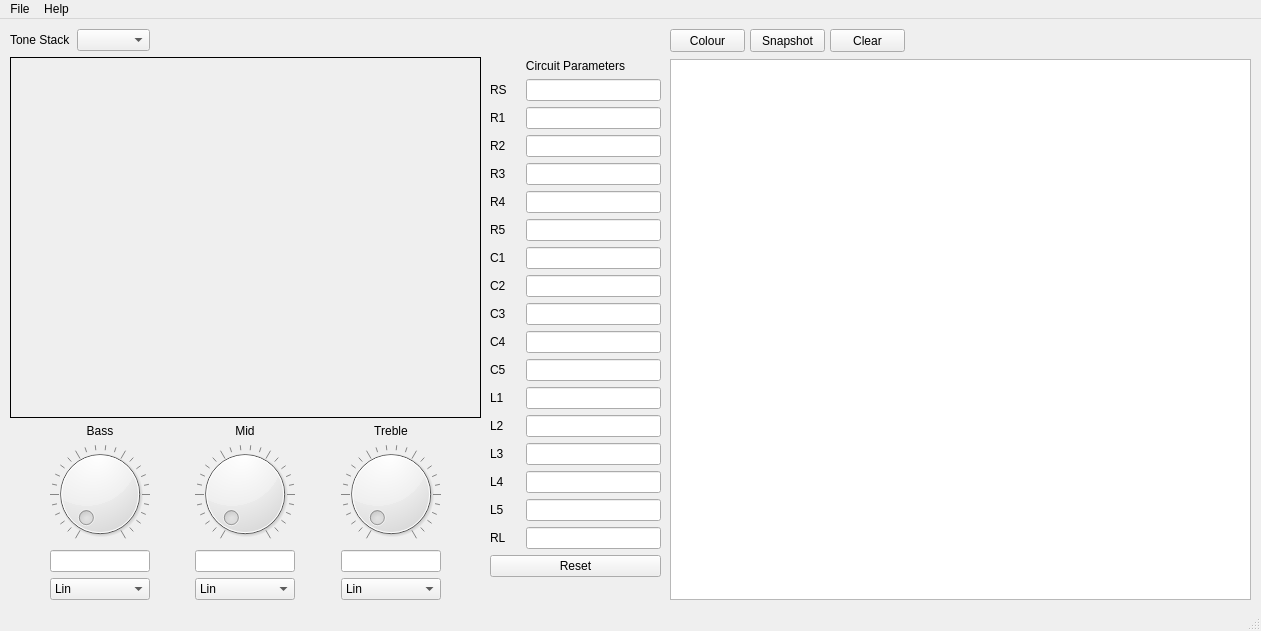
<?xml version="1.0" encoding="UTF-8"?>
<ui version="4.0">
 <class>ToneStackCalculator</class>
 <widget class="QMainWindow" name="ToneStackCalculator">
  <property name="geometry">
   <rect>
    <x>0</x>
    <y>0</y>
    <width>1261</width>
    <height>631</height>
   </rect>
  </property>
  <property name="sizePolicy">
   <sizepolicy hsizetype="Expanding" vsizetype="Preferred">
    <horstretch>0</horstretch>
    <verstretch>0</verstretch>
   </sizepolicy>
  </property>
  <property name="windowTitle">
   <string>ToneStackCalculator</string>
  </property>
  <widget class="QWidget" name="centralwidget">
   <widget class="QGraphicsView" name="frequencyResponse">
    <property name="geometry">
     <rect>
      <x>670</x>
      <y>40</y>
      <width>581</width>
      <height>541</height>
     </rect>
    </property>
    <property name="verticalScrollBarPolicy">
     <enum>Qt::ScrollBarAlwaysOff</enum>
    </property>
    <property name="horizontalScrollBarPolicy">
     <enum>Qt::ScrollBarAlwaysOff</enum>
    </property>
   </widget>
   <widget class="QWidget" name="layoutWidget">
    <property name="geometry">
     <rect>
      <x>10</x>
      <y>10</y>
      <width>471</width>
      <height>571</height>
     </rect>
    </property>
    <layout class="QVBoxLayout" name="verticalLayout">
     <item>
      <layout class="QHBoxLayout" name="horizontalLayout">
       <item>
        <widget class="QLabel" name="label">
         <property name="text">
          <string>Tone Stack</string>
         </property>
        </widget>
       </item>
       <item>
        <widget class="QComboBox" name="stackSelection">
         <property name="baseSize">
          <size>
           <width>120</width>
           <height>20</height>
          </size>
         </property>
         <property name="maxVisibleItems">
          <number>20</number>
         </property>
         <property name="placeholderText">
          <string>Select...</string>
         </property>
        </widget>
       </item>
       <item>
        <spacer name="horizontalSpacer">
         <property name="orientation">
          <enum>Qt::Horizontal</enum>
         </property>
         <property name="sizeHint" stdset="0">
          <size>
           <width>40</width>
           <height>20</height>
          </size>
         </property>
        </spacer>
       </item>
      </layout>
     </item>
     <item>
      <widget class="QLabel" name="circuitDisplay">
       <property name="sizePolicy">
        <sizepolicy hsizetype="Expanding" vsizetype="Expanding">
         <horstretch>0</horstretch>
         <verstretch>0</verstretch>
        </sizepolicy>
       </property>
       <property name="frameShape">
        <enum>QFrame::Panel</enum>
       </property>
       <property name="text">
        <string/>
       </property>
       <property name="scaledContents">
        <bool>false</bool>
       </property>
       <property name="alignment">
        <set>Qt::AlignCenter</set>
       </property>
      </widget>
     </item>
     <item>
      <layout class="QHBoxLayout" name="horizontalLayout_6">
       <item>
        <spacer name="horizontalSpacer_3">
         <property name="orientation">
          <enum>Qt::Horizontal</enum>
         </property>
         <property name="sizeHint" stdset="0">
          <size>
           <width>40</width>
           <height>20</height>
          </size>
         </property>
        </spacer>
       </item>
       <item>
        <layout class="QVBoxLayout" name="verticalLayout_3">
         <item>
          <widget class="QLabel" name="pot1Label">
           <property name="text">
            <string>Bass</string>
           </property>
           <property name="alignment">
            <set>Qt::AlignCenter</set>
           </property>
          </widget>
         </item>
         <item>
          <widget class="QDial" name="pot1Position">
           <property name="sizePolicy">
            <sizepolicy hsizetype="Fixed" vsizetype="Preferred">
             <horstretch>0</horstretch>
             <verstretch>0</verstretch>
            </sizepolicy>
           </property>
           <property name="minimumSize">
            <size>
             <width>0</width>
             <height>0</height>
            </size>
           </property>
           <property name="baseSize">
            <size>
             <width>0</width>
             <height>0</height>
            </size>
           </property>
           <property name="tracking">
            <bool>true</bool>
           </property>
           <property name="orientation">
            <enum>Qt::Horizontal</enum>
           </property>
           <property name="invertedAppearance">
            <bool>false</bool>
           </property>
           <property name="notchesVisible">
            <bool>true</bool>
           </property>
          </widget>
         </item>
         <item>
          <widget class="QLineEdit" name="pot1Value">
           <property name="sizePolicy">
            <sizepolicy hsizetype="Fixed" vsizetype="Fixed">
             <horstretch>0</horstretch>
             <verstretch>0</verstretch>
            </sizepolicy>
           </property>
           <property name="maximumSize">
            <size>
             <width>100</width>
             <height>16777215</height>
            </size>
           </property>
          </widget>
         </item>
         <item>
          <widget class="QComboBox" name="pot1Type">
           <property name="maximumSize">
            <size>
             <width>100</width>
             <height>16777215</height>
            </size>
           </property>
           <item>
            <property name="text">
             <string>Lin</string>
            </property>
           </item>
           <item>
            <property name="text">
             <string>Log</string>
            </property>
           </item>
           <item>
            <property name="text">
             <string>Log A</string>
            </property>
           </item>
           <item>
            <property name="text">
             <string>Reverse Log</string>
            </property>
           </item>
           <item>
            <property name="text">
             <string>S Type</string>
            </property>
           </item>
          </widget>
         </item>
        </layout>
       </item>
       <item>
        <spacer name="horizontalSpacer_4">
         <property name="orientation">
          <enum>Qt::Horizontal</enum>
         </property>
         <property name="sizeHint" stdset="0">
          <size>
           <width>40</width>
           <height>20</height>
          </size>
         </property>
        </spacer>
       </item>
       <item>
        <layout class="QVBoxLayout" name="verticalLayout_4">
         <item>
          <widget class="QLabel" name="pot2Label">
           <property name="text">
            <string>Mid</string>
           </property>
           <property name="alignment">
            <set>Qt::AlignCenter</set>
           </property>
          </widget>
         </item>
         <item>
          <widget class="QDial" name="pot2Position">
           <property name="sizePolicy">
            <sizepolicy hsizetype="Fixed" vsizetype="Preferred">
             <horstretch>0</horstretch>
             <verstretch>0</verstretch>
            </sizepolicy>
           </property>
           <property name="notchesVisible">
            <bool>true</bool>
           </property>
          </widget>
         </item>
         <item>
          <widget class="QLineEdit" name="pot2Value">
           <property name="sizePolicy">
            <sizepolicy hsizetype="Fixed" vsizetype="Fixed">
             <horstretch>0</horstretch>
             <verstretch>0</verstretch>
            </sizepolicy>
           </property>
           <property name="maximumSize">
            <size>
             <width>100</width>
             <height>16777215</height>
            </size>
           </property>
          </widget>
         </item>
         <item>
          <widget class="QComboBox" name="pot2Type">
           <property name="maximumSize">
            <size>
             <width>100</width>
             <height>16777215</height>
            </size>
           </property>
           <item>
            <property name="text">
             <string>Lin</string>
            </property>
           </item>
           <item>
            <property name="text">
             <string>Log</string>
            </property>
           </item>
           <item>
            <property name="text">
             <string>Log A</string>
            </property>
           </item>
           <item>
            <property name="text">
             <string>Reverse Log</string>
            </property>
           </item>
           <item>
            <property name="text">
             <string>S Type</string>
            </property>
           </item>
          </widget>
         </item>
        </layout>
       </item>
       <item>
        <spacer name="horizontalSpacer_5">
         <property name="orientation">
          <enum>Qt::Horizontal</enum>
         </property>
         <property name="sizeHint" stdset="0">
          <size>
           <width>40</width>
           <height>20</height>
          </size>
         </property>
        </spacer>
       </item>
       <item>
        <layout class="QVBoxLayout" name="verticalLayout_5">
         <item>
          <widget class="QLabel" name="pot3Label">
           <property name="text">
            <string>Treble</string>
           </property>
           <property name="alignment">
            <set>Qt::AlignCenter</set>
           </property>
          </widget>
         </item>
         <item>
          <widget class="QDial" name="pot3Position">
           <property name="sizePolicy">
            <sizepolicy hsizetype="Fixed" vsizetype="Preferred">
             <horstretch>0</horstretch>
             <verstretch>0</verstretch>
            </sizepolicy>
           </property>
           <property name="notchesVisible">
            <bool>true</bool>
           </property>
          </widget>
         </item>
         <item>
          <widget class="QLineEdit" name="pot3Value">
           <property name="enabled">
            <bool>true</bool>
           </property>
           <property name="sizePolicy">
            <sizepolicy hsizetype="Fixed" vsizetype="Fixed">
             <horstretch>0</horstretch>
             <verstretch>0</verstretch>
            </sizepolicy>
           </property>
           <property name="minimumSize">
            <size>
             <width>0</width>
             <height>0</height>
            </size>
           </property>
           <property name="maximumSize">
            <size>
             <width>100</width>
             <height>16777215</height>
            </size>
           </property>
           <property name="baseSize">
            <size>
             <width>0</width>
             <height>0</height>
            </size>
           </property>
          </widget>
         </item>
         <item>
          <widget class="QComboBox" name="pot3Type">
           <property name="maximumSize">
            <size>
             <width>100</width>
             <height>16777215</height>
            </size>
           </property>
           <item>
            <property name="text">
             <string>Lin</string>
            </property>
           </item>
           <item>
            <property name="text">
             <string>Log</string>
            </property>
           </item>
           <item>
            <property name="text">
             <string>Log A</string>
            </property>
           </item>
           <item>
            <property name="text">
             <string>Reverse Log</string>
            </property>
           </item>
           <item>
            <property name="text">
             <string>S Type</string>
            </property>
           </item>
          </widget>
         </item>
        </layout>
       </item>
       <item>
        <spacer name="horizontalSpacer_2">
         <property name="orientation">
          <enum>Qt::Horizontal</enum>
         </property>
         <property name="sizeHint" stdset="0">
          <size>
           <width>40</width>
           <height>20</height>
          </size>
         </property>
        </spacer>
       </item>
      </layout>
     </item>
    </layout>
   </widget>
   <widget class="QWidget" name="verticalLayoutWidget">
    <property name="geometry">
     <rect>
      <x>490</x>
      <y>40</y>
      <width>171</width>
      <height>526</height>
     </rect>
    </property>
    <layout class="QVBoxLayout" name="verticalLayout_2">
     <item>
      <widget class="QLabel" name="label_2">
       <property name="text">
        <string>Circuit Parameters</string>
       </property>
       <property name="alignment">
        <set>Qt::AlignCenter</set>
       </property>
      </widget>
     </item>
     <item>
      <layout class="QHBoxLayout" name="horizontalLayout_23">
       <item>
        <widget class="QLabel" name="rSLabel">
         <property name="minimumSize">
          <size>
           <width>30</width>
           <height>0</height>
          </size>
         </property>
         <property name="baseSize">
          <size>
           <width>30</width>
           <height>0</height>
          </size>
         </property>
         <property name="text">
          <string>RS</string>
         </property>
        </widget>
       </item>
       <item>
        <widget class="QLineEdit" name="rSValue"/>
       </item>
      </layout>
     </item>
     <item>
      <layout class="QHBoxLayout" name="horizontalLayout_8">
       <item>
        <widget class="QLabel" name="r1Label">
         <property name="minimumSize">
          <size>
           <width>30</width>
           <height>0</height>
          </size>
         </property>
         <property name="baseSize">
          <size>
           <width>30</width>
           <height>0</height>
          </size>
         </property>
         <property name="text">
          <string>R1</string>
         </property>
        </widget>
       </item>
       <item>
        <widget class="QLineEdit" name="r1Value"/>
       </item>
      </layout>
     </item>
     <item>
      <layout class="QHBoxLayout" name="horizontalLayout_9">
       <item>
        <widget class="QLabel" name="r2Label">
         <property name="minimumSize">
          <size>
           <width>30</width>
           <height>0</height>
          </size>
         </property>
         <property name="maximumSize">
          <size>
           <width>30</width>
           <height>16777215</height>
          </size>
         </property>
         <property name="baseSize">
          <size>
           <width>30</width>
           <height>0</height>
          </size>
         </property>
         <property name="text">
          <string>R2</string>
         </property>
        </widget>
       </item>
       <item>
        <widget class="QLineEdit" name="r2Value"/>
       </item>
      </layout>
     </item>
     <item>
      <layout class="QHBoxLayout" name="horizontalLayout_10">
       <item>
        <widget class="QLabel" name="r3Label">
         <property name="minimumSize">
          <size>
           <width>30</width>
           <height>0</height>
          </size>
         </property>
         <property name="maximumSize">
          <size>
           <width>30</width>
           <height>16777215</height>
          </size>
         </property>
         <property name="baseSize">
          <size>
           <width>30</width>
           <height>0</height>
          </size>
         </property>
         <property name="text">
          <string>R3</string>
         </property>
        </widget>
       </item>
       <item>
        <widget class="QLineEdit" name="r3Value"/>
       </item>
      </layout>
     </item>
     <item>
      <layout class="QHBoxLayout" name="horizontalLayout_11">
       <item>
        <widget class="QLabel" name="r4Label">
         <property name="minimumSize">
          <size>
           <width>30</width>
           <height>0</height>
          </size>
         </property>
         <property name="maximumSize">
          <size>
           <width>30</width>
           <height>16777215</height>
          </size>
         </property>
         <property name="baseSize">
          <size>
           <width>30</width>
           <height>0</height>
          </size>
         </property>
         <property name="text">
          <string>R4</string>
         </property>
        </widget>
       </item>
       <item>
        <widget class="QLineEdit" name="r4Value"/>
       </item>
      </layout>
     </item>
     <item>
      <layout class="QHBoxLayout" name="horizontalLayout_12">
       <item>
        <widget class="QLabel" name="r5Label">
         <property name="minimumSize">
          <size>
           <width>30</width>
           <height>0</height>
          </size>
         </property>
         <property name="maximumSize">
          <size>
           <width>30</width>
           <height>16777215</height>
          </size>
         </property>
         <property name="baseSize">
          <size>
           <width>30</width>
           <height>0</height>
          </size>
         </property>
         <property name="text">
          <string>R5</string>
         </property>
        </widget>
       </item>
       <item>
        <widget class="QLineEdit" name="r5Value"/>
       </item>
      </layout>
     </item>
     <item>
      <layout class="QHBoxLayout" name="horizontalLayout_13">
       <item>
        <widget class="QLabel" name="c1Label">
         <property name="minimumSize">
          <size>
           <width>30</width>
           <height>0</height>
          </size>
         </property>
         <property name="maximumSize">
          <size>
           <width>30</width>
           <height>16777215</height>
          </size>
         </property>
         <property name="baseSize">
          <size>
           <width>50</width>
           <height>0</height>
          </size>
         </property>
         <property name="text">
          <string>C1</string>
         </property>
        </widget>
       </item>
       <item>
        <widget class="QLineEdit" name="c1Value"/>
       </item>
      </layout>
     </item>
     <item>
      <layout class="QHBoxLayout" name="horizontalLayout_14">
       <item>
        <widget class="QLabel" name="c2Label">
         <property name="minimumSize">
          <size>
           <width>30</width>
           <height>0</height>
          </size>
         </property>
         <property name="maximumSize">
          <size>
           <width>30</width>
           <height>16777215</height>
          </size>
         </property>
         <property name="baseSize">
          <size>
           <width>30</width>
           <height>0</height>
          </size>
         </property>
         <property name="text">
          <string>C2</string>
         </property>
        </widget>
       </item>
       <item>
        <widget class="QLineEdit" name="c2Value"/>
       </item>
      </layout>
     </item>
     <item>
      <layout class="QHBoxLayout" name="horizontalLayout_15">
       <item>
        <widget class="QLabel" name="c3Label">
         <property name="minimumSize">
          <size>
           <width>30</width>
           <height>0</height>
          </size>
         </property>
         <property name="maximumSize">
          <size>
           <width>30</width>
           <height>16777215</height>
          </size>
         </property>
         <property name="baseSize">
          <size>
           <width>30</width>
           <height>0</height>
          </size>
         </property>
         <property name="text">
          <string>C3</string>
         </property>
        </widget>
       </item>
       <item>
        <widget class="QLineEdit" name="c3Value"/>
       </item>
      </layout>
     </item>
     <item>
      <layout class="QHBoxLayout" name="horizontalLayout_16">
       <item>
        <widget class="QLabel" name="c4Label">
         <property name="minimumSize">
          <size>
           <width>30</width>
           <height>0</height>
          </size>
         </property>
         <property name="maximumSize">
          <size>
           <width>30</width>
           <height>16777215</height>
          </size>
         </property>
         <property name="baseSize">
          <size>
           <width>30</width>
           <height>0</height>
          </size>
         </property>
         <property name="text">
          <string>C4</string>
         </property>
        </widget>
       </item>
       <item>
        <widget class="QLineEdit" name="c4Value"/>
       </item>
      </layout>
     </item>
     <item>
      <layout class="QHBoxLayout" name="horizontalLayout_17">
       <item>
        <widget class="QLabel" name="c5Label">
         <property name="minimumSize">
          <size>
           <width>30</width>
           <height>0</height>
          </size>
         </property>
         <property name="maximumSize">
          <size>
           <width>30</width>
           <height>16777215</height>
          </size>
         </property>
         <property name="baseSize">
          <size>
           <width>30</width>
           <height>0</height>
          </size>
         </property>
         <property name="text">
          <string>C5</string>
         </property>
        </widget>
       </item>
       <item>
        <widget class="QLineEdit" name="c5Value"/>
       </item>
      </layout>
     </item>
     <item>
      <layout class="QHBoxLayout" name="horizontalLayout_18">
       <item>
        <widget class="QLabel" name="l1Label">
         <property name="minimumSize">
          <size>
           <width>30</width>
           <height>0</height>
          </size>
         </property>
         <property name="maximumSize">
          <size>
           <width>30</width>
           <height>16777215</height>
          </size>
         </property>
         <property name="baseSize">
          <size>
           <width>30</width>
           <height>0</height>
          </size>
         </property>
         <property name="text">
          <string>L1</string>
         </property>
        </widget>
       </item>
       <item>
        <widget class="QLineEdit" name="l1Value"/>
       </item>
      </layout>
     </item>
     <item>
      <layout class="QHBoxLayout" name="horizontalLayout_19">
       <item>
        <widget class="QLabel" name="l2Label">
         <property name="minimumSize">
          <size>
           <width>30</width>
           <height>0</height>
          </size>
         </property>
         <property name="maximumSize">
          <size>
           <width>30</width>
           <height>16777215</height>
          </size>
         </property>
         <property name="baseSize">
          <size>
           <width>30</width>
           <height>0</height>
          </size>
         </property>
         <property name="text">
          <string>L2</string>
         </property>
        </widget>
       </item>
       <item>
        <widget class="QLineEdit" name="l2Value"/>
       </item>
      </layout>
     </item>
     <item>
      <layout class="QHBoxLayout" name="horizontalLayout_20">
       <item>
        <widget class="QLabel" name="l3Label">
         <property name="minimumSize">
          <size>
           <width>30</width>
           <height>0</height>
          </size>
         </property>
         <property name="maximumSize">
          <size>
           <width>30</width>
           <height>16777215</height>
          </size>
         </property>
         <property name="baseSize">
          <size>
           <width>30</width>
           <height>0</height>
          </size>
         </property>
         <property name="text">
          <string>L3</string>
         </property>
        </widget>
       </item>
       <item>
        <widget class="QLineEdit" name="l3Value"/>
       </item>
      </layout>
     </item>
     <item>
      <layout class="QHBoxLayout" name="horizontalLayout_21">
       <item>
        <widget class="QLabel" name="l4Label">
         <property name="minimumSize">
          <size>
           <width>30</width>
           <height>0</height>
          </size>
         </property>
         <property name="maximumSize">
          <size>
           <width>30</width>
           <height>16777215</height>
          </size>
         </property>
         <property name="baseSize">
          <size>
           <width>30</width>
           <height>0</height>
          </size>
         </property>
         <property name="text">
          <string>L4</string>
         </property>
        </widget>
       </item>
       <item>
        <widget class="QLineEdit" name="l4Value"/>
       </item>
      </layout>
     </item>
     <item>
      <layout class="QHBoxLayout" name="horizontalLayout_22">
       <item>
        <widget class="QLabel" name="l5Label">
         <property name="minimumSize">
          <size>
           <width>30</width>
           <height>0</height>
          </size>
         </property>
         <property name="maximumSize">
          <size>
           <width>30</width>
           <height>16777215</height>
          </size>
         </property>
         <property name="baseSize">
          <size>
           <width>30</width>
           <height>0</height>
          </size>
         </property>
         <property name="text">
          <string>L5</string>
         </property>
        </widget>
       </item>
       <item>
        <widget class="QLineEdit" name="l5Value"/>
       </item>
      </layout>
     </item>
     <item>
      <layout class="QHBoxLayout" name="horizontalLayout_24">
       <item>
        <widget class="QLabel" name="rLLabel">
         <property name="minimumSize">
          <size>
           <width>30</width>
           <height>0</height>
          </size>
         </property>
         <property name="baseSize">
          <size>
           <width>30</width>
           <height>0</height>
          </size>
         </property>
         <property name="text">
          <string>RL</string>
         </property>
        </widget>
       </item>
       <item>
        <widget class="QLineEdit" name="rLValue"/>
       </item>
      </layout>
     </item>
     <item>
      <widget class="QPushButton" name="resetButton">
       <property name="text">
        <string>Reset</string>
       </property>
      </widget>
     </item>
     <item>
      <spacer name="verticalSpacer">
       <property name="orientation">
        <enum>Qt::Vertical</enum>
       </property>
       <property name="sizeHint" stdset="0">
        <size>
         <width>20</width>
         <height>40</height>
        </size>
       </property>
      </spacer>
     </item>
    </layout>
   </widget>
   <widget class="QPushButton" name="pushButton">
    <property name="geometry">
     <rect>
      <x>750</x>
      <y>10</y>
      <width>75</width>
      <height>23</height>
     </rect>
    </property>
    <property name="text">
     <string>Snapshot</string>
    </property>
   </widget>
   <widget class="QPushButton" name="pushButton_2">
    <property name="geometry">
     <rect>
      <x>670</x>
      <y>10</y>
      <width>75</width>
      <height>23</height>
     </rect>
    </property>
    <property name="text">
     <string>Colour</string>
    </property>
   </widget>
   <widget class="QPushButton" name="pushButton_3">
    <property name="geometry">
     <rect>
      <x>830</x>
      <y>10</y>
      <width>75</width>
      <height>23</height>
     </rect>
    </property>
    <property name="text">
     <string>Clear</string>
    </property>
   </widget>
  </widget>
  <widget class="QMenuBar" name="menubar">
   <property name="geometry">
    <rect>
     <x>0</x>
     <y>0</y>
     <width>1261</width>
     <height>21</height>
    </rect>
   </property>
   <widget class="QMenu" name="menuFile">
    <property name="title">
     <string>File</string>
    </property>
    <addaction name="actionOpen"/>
    <addaction name="actionSave"/>
    <addaction name="actionSave_As"/>
    <addaction name="actionQuit"/>
   </widget>
   <widget class="QMenu" name="menuHelp">
    <property name="title">
     <string>Help</string>
    </property>
    <addaction name="actionAbout"/>
   </widget>
   <addaction name="menuFile"/>
   <addaction name="menuHelp"/>
  </widget>
  <widget class="QStatusBar" name="statusbar"/>
  <action name="actionAbout">
   <property name="text">
    <string>About...</string>
   </property>
   <property name="menuRole">
    <enum>QAction::AboutRole</enum>
   </property>
  </action>
  <action name="actionQuit">
   <property name="text">
    <string>Quit</string>
   </property>
   <property name="shortcut">
    <string>Ctrl+Q</string>
   </property>
   <property name="menuRole">
    <enum>QAction::QuitRole</enum>
   </property>
  </action>
  <action name="actionOpen">
   <property name="text">
    <string>&amp;Open...</string>
   </property>
   <property name="shortcut">
    <string>Ctrl+O</string>
   </property>
  </action>
  <action name="actionSave">
   <property name="enabled">
    <bool>false</bool>
   </property>
   <property name="text">
    <string>&amp;Save</string>
   </property>
   <property name="shortcut">
    <string>Ctrl+S</string>
   </property>
  </action>
  <action name="actionSave_As">
   <property name="text">
    <string>&amp;Save As...</string>
   </property>
   <property name="shortcut">
    <string>Ctrl+Shift+S</string>
   </property>
   <property name="menuRole">
    <enum>QAction::TextHeuristicRole</enum>
   </property>
  </action>
 </widget>
 <resources/>
 <connections/>
</ui>
